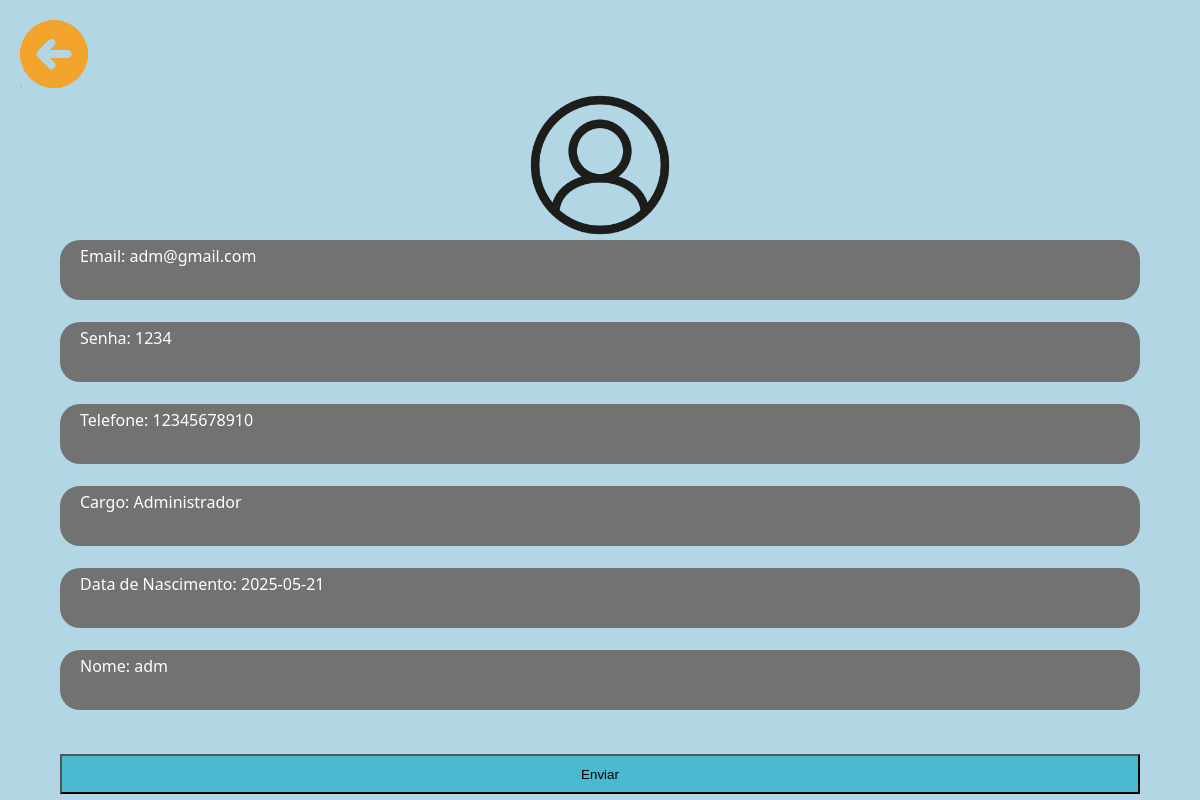
The page /public/perfil.php (signed in) on the database its author committed.
### tables this page shows
CREATE TABLE usuario(
    id_usuario INT PRIMARY KEY AUTO_INCREMENT,
    nome_usuario VARCHAR(255) NOT NULL,
    email_usuario VARCHAR(255) NOT NULL UNIQUE,
    senha_usuario VARCHAR(255) NOT NULL,
    telefone_usuario VARCHAR(20) NOT NULL,
    cargo_usuario ENUM('Administrador','Maquinista','Usuario') NOT NULL,
    nascimento_usuario DATE NOT NULL,
    foto_perfil VARCHAR(255) DEFAULT 'default.jpg',
    cep_usuario VARCHAR(8),
    rua_usuario VARCHAR(100),
    bairro_usuario VARCHAR(100),
    cidade_usuario VARCHAR(100),
    estado_usuario VARCHAR(2)
);

### public/perfil.php (the view, shortened to what this page needs)
<!DOCTYPE html>
<html lang="pt-br">
<head>
    <link rel="stylesheet" href="../style/style.css">
</head>
<body>
    <header style="background-color: rgba(250, 235, 215, 0);">
        <img class="voltarICON" src="../assets/setaICON.png" alt="" onclick="voltar()">
    </header>
    <?php
        include '../db.php';
        $idUser =  $_SESSION['id_usuario'];
        $sql = "SELECT * FROM usuario WHERE id_usuario =  $idUser";
        $result = $mysqli->query($sql);
        $row = $result->fetch_assoc();
        echo"
        <img class='PerfilIcon' src='../assets/userICON.png' alt=''>
        <div  class='relatarContainer'>
            <p class='relatarInput'> Email: {$row['email_usuario']}</p><br>
            <p class='relatarInput'> Senha: {$row['senha_usuario']}</p><br>
            <p class='relatarInput'> Telefone: {$row['telefone_usuario']}</p><br>
            <p class='relatarInput'> Cargo: {$row['cargo_usuario']}</p><br>
            <p class='relatarInput'> Data de Nascimento: {$row['nascimento_usuario']}</p><br>
            <p class='relatarInput'> Nome: {$row['nome_usuario']}</p><br>
            <br>
            <button type= 'submit' class='botaoEnviarPerfil' > Enviar</button>
        </div>
        ";
    ?>
</body>
</html>

### style/style.css (style rules this page uses)
body { margin: 0; padding: 0; background-color: #B3D6E5; font-family: 'Segoe UI', Tahoma, Geneva, Verdana, sans-serif; }
header { background-color: #4AB9D2; width: 100%; height: 90px; height: 90px; }
.voltarICON { margin: 20px; height: 75%; }
.botaoEnviarPerfil { height: 40px; background-color: #4AB9D2; }
.PerfilIcon { height: 150px; margin: auto; display: flex; justify-content: center; }
.relatarContainer { width: 90%; margin: auto; display: flex; flex-direction: column; }
.relatarInput { all: unset; min-height: 50px; background-color: rgb(114, 114, 114); color: white; border-radius: 20px; box-shadow: 4px 5px 1px #B3D6E5; padding: 5px 20px; resize: none; overflow-wrap: break-word; line-height: 1.4; }

### rows shown on the page
usuario: email_usuario "adm@gmail.com", senha_usuario "1234", telefone_usuario "12345678910", cargo_usuario "Administrador", nascimento_usuario "2025-05-21", nome_usuario "adm"
